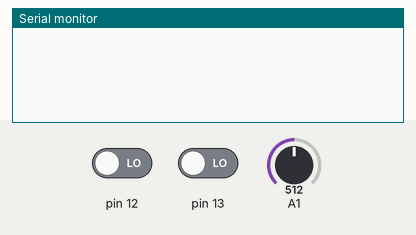
Bench run of a sketch on a simulated Arduino Uno, built with avr-gcc and run on an emulated ATmega328P. On the bench: the last lines printed to the serial monitor. The test bench sets the inputs (shaded band); at power-on: pin 12 LOW, pin 13 LOW, A1 = 512. Random numbers use the default seed unless the sketch sets one.

Above: at 1.2 s.
1.3 s: pin 12 driven HIGH
At 3.7 s:
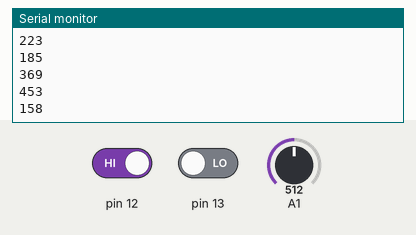
3.8 s: pin 13 driven HIGH
6.8 s: A1 set to 716
At 7.9 s:
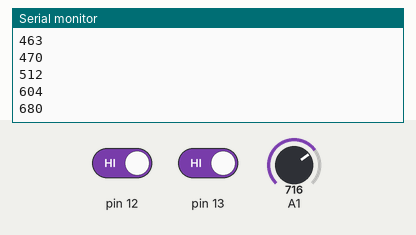
8.3 s: A1 set to 900
At 9.7 s:
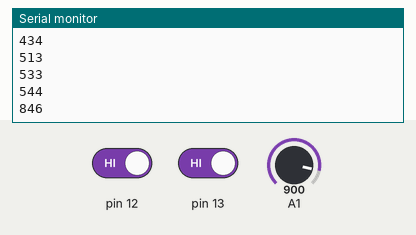
9.8 s: pin 13 driven LOW
At 12.0 s:
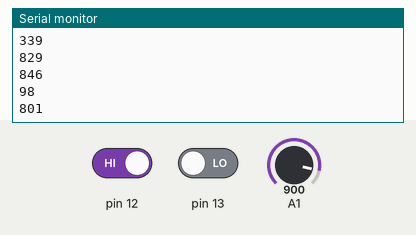
Timing chart, 0 to 12.3 s (numbered marks = the images above; inputs shaded):
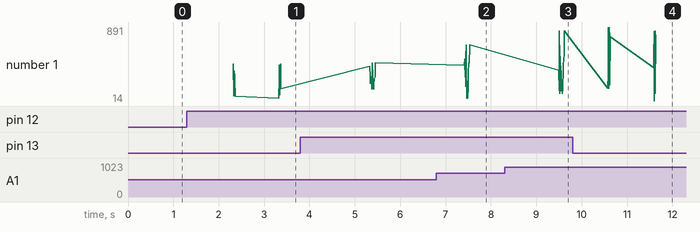

Measured:
- after the input at 1.3 s, the serial monitor: prints a new line after 1.0 s (image 1)
- after the input at 6.8 s, the serial monitor: prints a new line after 0.62 s (image 2)
- after the input at 8.3 s, the serial monitor: prints a new line after 1.2 s (image 3)
- after the input at 9.8 s, the serial monitor: prints a new line after 1.8 s (image 4)
- plotted number 1: 465 → 680 after the input at 6.8 s, 680 → 846 after the input at 8.3 s, 846 → 801 after the input at 9.8 s

The sketch:

ordenarNumeros.ino
```cpp
int numeroAleatorio, wa = 1, wb, wc, wd = 1, we = 1,a,z;
int list[10], listO[10], listH[10];
void GeneradorDeListaRandom();
int MostrarLista();
int OrdenarLista();
int CopiarLista();
void MostrarLista2();

void setup(){
  pinMode(13, INPUT);
  pinMode(12, INPUT);
  Serial.begin(9600);
}
void loop(){
  if(digitalRead(12)){
    wa = 0;
    we = 0;
    delay(1000);
  }
  if(digitalRead(13)){
    wd = 0;
    delay(1000);
  }
  if(wa == 0)GeneradorDeListaRandom();
  if(we == 0){
    z=0;
    CopiarLista();
  }
  if(wd == 0)OrdenarLista();
}

void GeneradorDeListaRandom(){
  wb = 0;
  Serial.println("Tu lista random es: ");
  while(wb < 10){
    numeroAleatorio = random(1,analogRead(A1));
    list[wb] = numeroAleatorio;
    wb++;
  }
  MostrarLista();
}
int MostrarLista(){
  wc = 0; wa = 0;
  while(wc < 10){
        Serial.println(list[wc]);
        wc++;
    }
  return wa++;
}
void MostrarLista2(){
  wc = 0;
  while(wc < 10){
        Serial.println(listO[wc]);
        wc++;
    }
}
int OrdenarLista(){
  wd = 0;
  a = 0;
  while(a < 10){
    if(listH[0]==0){
      listO[a] = list[0];
      a++;
    }
    if(listH[1]==0){
      listO[a] = list[1];
      a++;
    }
    if(listH[2]==0){
      listO[a] = list[2];
      a++;
    }
    if(listH[3]==0){
      listO[a] = list[3];
      a++;
    }
    if(listH[4]==0){
      listO[a] = list[4];
      a++;
    }
    if(listH[5]==0){
      listO[a] = list[5];
      a++;
    }
    if(listH[6]==0){
      listO[a] = list[6];
      a++;
    }
    if(listH[7]==0){
      listO[a] = list[7];
      a++;
    }
    if(listH[8]==0){
      listO[a] = list[8];
      a++;
    }
    if(listH[9]==0){
      listO[a] = list[9];
      a++;
    }
    listH[0]--;
    listH[1]--;
    listH[2]--;
    listH[3]--;
    listH[4]--;
    listH[5]--;
    listH[6]--;
    listH[7]--;
    listH[8]--;
    listH[9]--;
  }
  Serial.println("La lista ordenada es:");
  MostrarLista2();
  wd++;
  return wd;
}
int CopiarLista(){
  we = 0;
  while(we < 10){
    listH[we] = list[we];
    we++;
  }
  return we;
}
```
